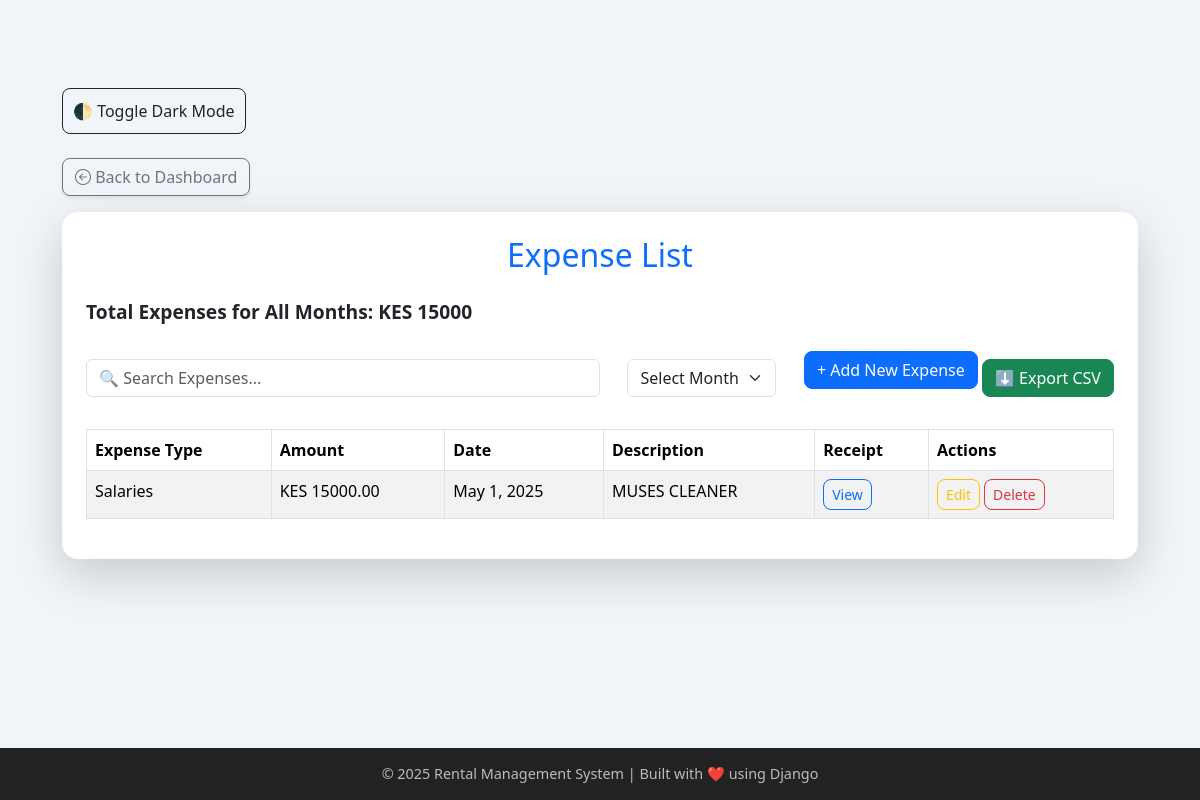
The app's page /expense-list/ (signed in), older data.
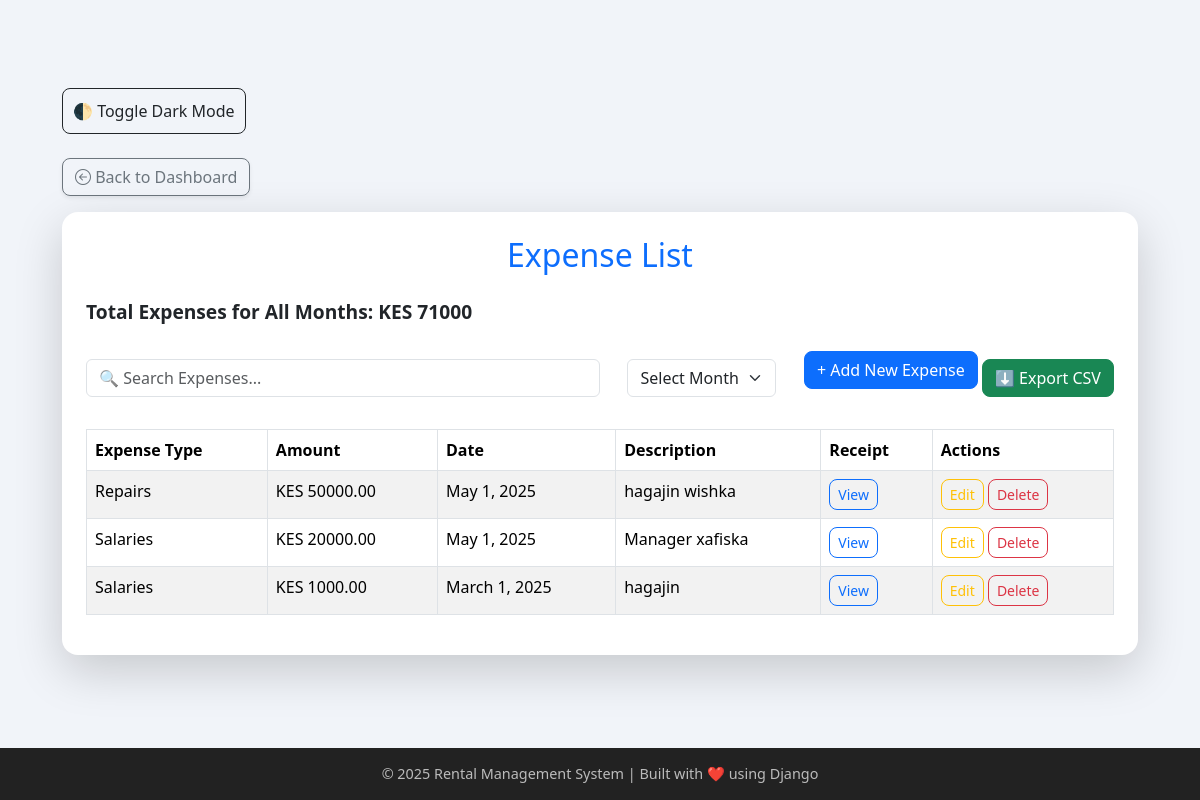
The same page, newer data.
### users/models.py (models this page shows, shortened)
class Expense(models.Model):
    user = models.ForeignKey(User, on_delete=models.CASCADE, related_name='expense')
    EXPENSE_TYPES = [
        ('Maintenance', 'Maintenance'),
        ('Salaries', 'Salaries'),
        ('Utilities', 'Utilities'),
        ('Repairs', 'Repairs'),
        ('Other', 'Other'),
    ]
    receipt = models.FileField(upload_to="receipts/", blank=True, null=True)
    expense_type = models.CharField(max_length=50, choices=EXPENSE_TYPES)
    amount = models.DecimalField(max_digits=10, decimal_places=2)
    expense_date = models.DateField(default=timezone.now)
    description = models.TextField(blank=True, null=True)

### users/views.py (the view)
# urls.py: path('expense-list/', views.expense_list, name='expense_list'),
@login_required
def expense_list(request):
    month = request.GET.get('month', None)
    if month:
        expenses = Expense.objects.filter(expense_date__month=month, user=request.user)  # Filter by month and user
    else:
        expenses = Expense.objects.filter(user=request.user)  # Show all expenses for the user if no month is selected
    total_expenses = expenses.aggregate(Sum('amount'))['amount__sum'] or 0
    context = {
        'expenses': expenses,
        'total_expenses': total_expenses,
        'month': month,
        'months': [
            ("01", "January"),
            ("02", "February"),
            ("03", "March"),
            ("04", "April"),
            ("05", "May"),
            ("06", "June"),
            ("07", "July"),
            ("08", "August"),
            ("09", "September"),
            ("10", "October"),
            ("11", "November"),
            ("12", "December"),
        ],
    }
    return render(request, 'tenant/expense_list.html', context)

### users/templates/tenant/expense_list.html (shortened to what this page needs)
{% extends "users/base.html" %}
{% load static %}
{% block content %}
<div class="container mt-5">
    <button id="darkToggle" class="btn btn-outline-dark btn-lg mb-4">
        🌓 Toggle Dark Mode
    </button>
    <div class="mb-3">
        <a href="{% url 'dashboard' %}" class="btn btn-outline-secondary shadow-sm">
            <i class="bi bi-arrow-left-circle"></i> Back to Dashboard
        </a>
    </div>
    <div class="card shadow-lg p-4 mb-4">
        <h2 class="text-center text-primary mb-4">Expense List</h2>
        <p class="total-expenses mb-4">Total Expenses for {{ month|default:"All Months" }}:
            <strong>KES {{ total_expenses }}</strong></p>
        <div class="filter-container mb-4 d-flex justify-content-between align-items-center flex-wrap gap-3">
            <input type="text" id="expenseSearch" class="form-control w-50" placeholder="🔍 Search Expenses..." onkeyup="filterTable()">
            <select id="monthFilter" class="form-select w-auto" onchange="filterByMonth()">
                <option value="">Select Month</option>
            </select>
            <div>
                <a href="{% url 'add_expense' %}" class="btn btn-primary mb-3">+ Add New Expense</a>
                <button class="btn btn-success" onclick="exportToCSV()">⬇️ Export CSV</button>
            </div>
        </div>
        <div class="table-responsive">
            <table class="table table-bordered table-striped table-hover" id="expenseTable">
                <thead class="bg-primary text-white">
                    <tr>
                        <th>Expense Type</th>
                        <th>Amount</th>
                        <th>Date</th>
                        <th>Description</th>
                        <th>Receipt</th>
                        <th>Actions</th>
                    </tr>
                </thead>
                <tbody>
                    {% for expense in expenses %}
                        <tr data-date="{{ expense.expense_date|date:"Y-m-d" }}">
                            <td>{{ expense.get_expense_type_display }}</td>
                            <td>KES {{ expense.amount }}</td>
                            <td>{{ expense.expense_date }}</td>
                            <td>{{ expense.description|truncatechars:50 }}</td>
                            <td>
                                {% if expense.receipt %}
                                    <button type="button" class="btn btn-sm btn-outline-primary" data-bs-toggle="modal" data-bs-target="#receiptModal" data-receipt-url="{{ expense.receipt.url }}">
                                        View
                                    </button>
                                {% else %}
                                    <span class="text-muted">No Receipt</span>
                                {% endif %}
                            </td>
                            <td>
                                <a href="{% url 'edit_expense' expense.id %}" class="btn btn-sm btn-outline-warning">Edit</a>
                                <a href="{% url 'delete_expense' expense.id %}" class="btn btn-sm btn-outline-danger" onclick="return confirm('Are you sure you want to delete this expense?');">Delete</a>
                            </td>
                        </tr>
                    {% empty %}
                        <tr>
                            <td colspan="6" class="text-center text-muted">No expenses recorded yet.</td>
                        </tr>
                    {% endfor %}
                </tbody>
            </table>
        </div>
    </div>
</div>
{% endblock %}

Row changes from the older to the newer data that the page shows:
removed Expense: expense_type "Salaries", amount "15000.00", expense_date "May 1, 2025", description "MUSES CLEANER"
added Expense: expense_type "Repairs", amount "50000.00", expense_date "May 1, 2025", description "hagajin wishka"
added Expense: expense_type "Salaries", amount "20000.00", expense_date "May 1, 2025", description "Manager xafiska"
added Expense: expense_type "Salaries", amount "1000.00", expense_date "March 1, 2025", description "hagajin"
Text that changed along with them:
{{ total_expenses }}: "15000" → "71000"
